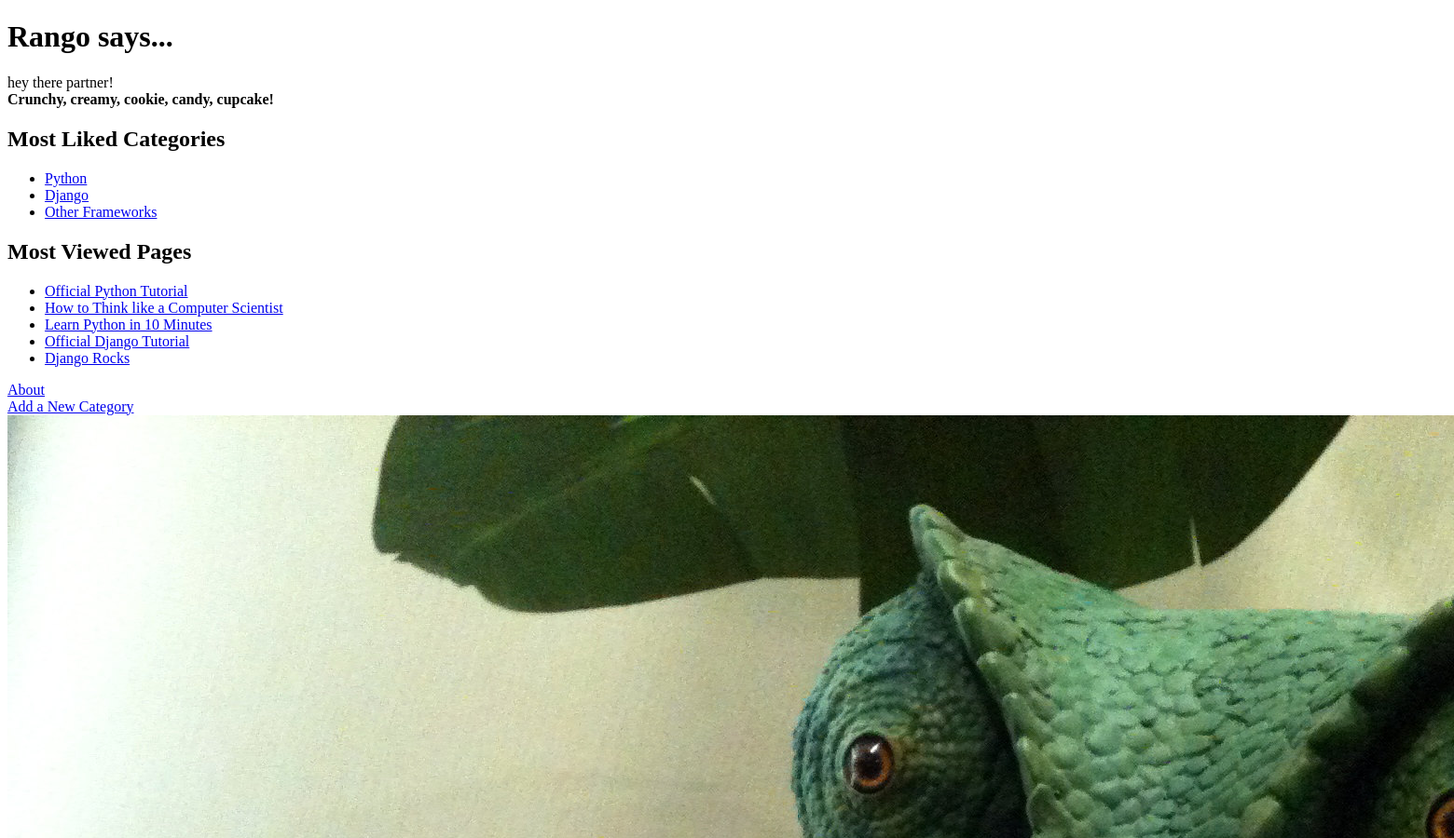
The app's page / (upper part), older data.
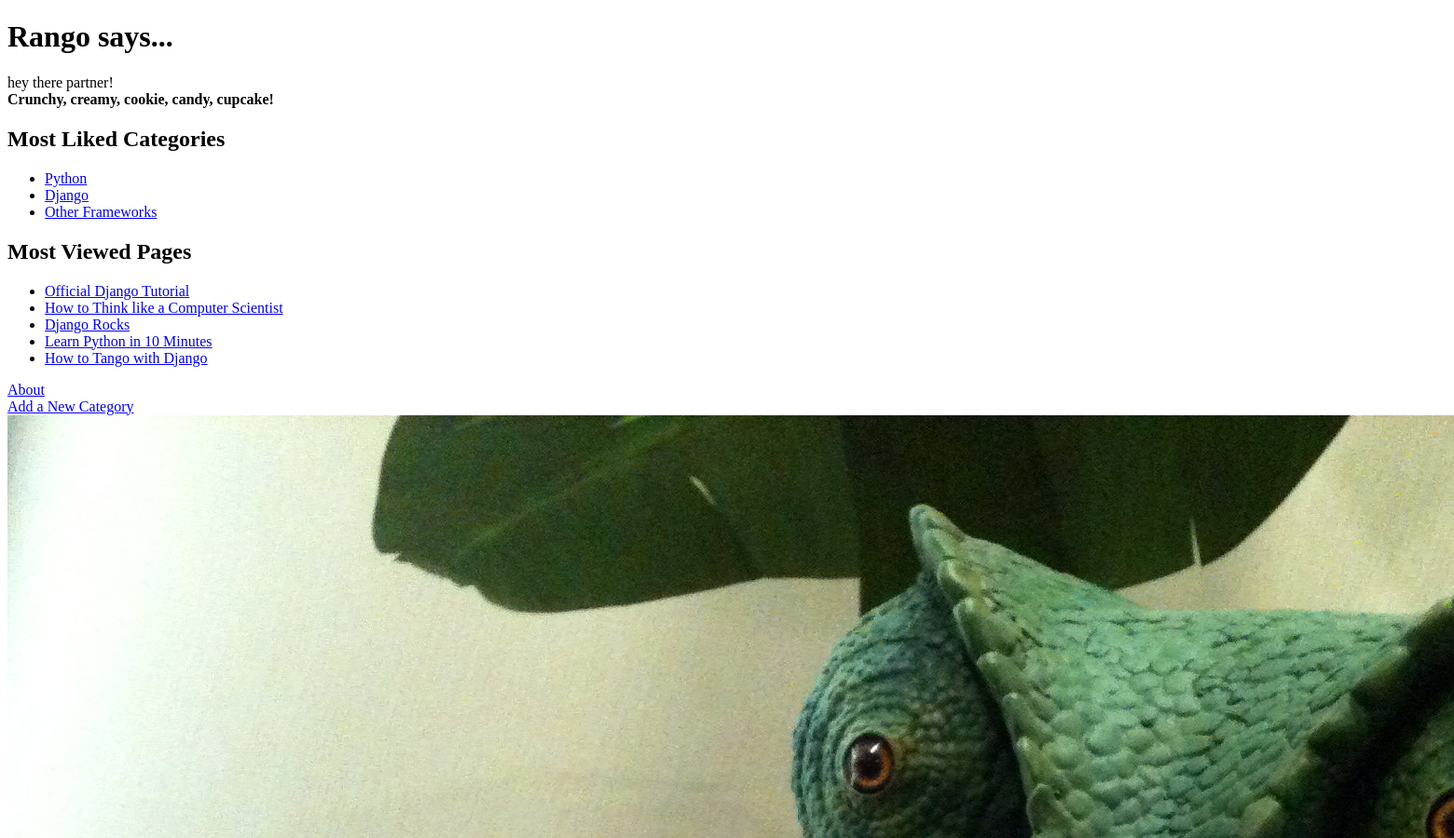
The same page, newer data.
### rango/models.py (models this page shows, shortened)
class Category(models.Model):
    NAME_MAX_LENGTH = 128
    name = models.CharField(max_length=NAME_MAX_LENGTH, unique=True)
    views = models.IntegerField(default=0)
    likes = models.IntegerField(default=0)
    slug = models.SlugField(unique=True)
    class Meta:
        verbose_name_plural = 'Categories'

class Page(models.Model):
    TITLE_MAX_LENGTH = 128
    URL_MAX_LENGTH = 200
    category = models.ForeignKey(Category, on_delete=models.CASCADE)
    title = models.CharField(max_length = TITLE_MAX_LENGTH)
    url = models.URLField()
    views = models.IntegerField(default=0)

### rango/views.py (the view)
# urls.py: path('', views.index, name='index'),
def index(request):
    category_list = Category.objects.order_by('-likes')[:5]
    page_list = Page.objects.order_by('-views')[:5]
    context_dict = {}
    context_dict = {'boldmessage': 'Crunchy, creamy, cookie, candy, cupcake!'}
    context_dict['pages'] = page_list
    context_dict['categories'] = category_list
    return render(request, 'rango/index.html', context=context_dict)

### templates/rango/index.html (shortened to what this page needs)
<!DOCTYPE html>
{% load staticfiles %}
<html>
    <head>
    </head>
    <body>
        <h1>Rango says...</h1>
        <div>
            hey there partner! <br />
            <strong>{{ boldmessage }}</strong><br />
        </div>
        <div>
            <h2>Most Liked Categories</h2>
            {% if categories %}
                 <ul>
                  {% for category in categories %}
                     <li><a href="/rango/category/{{ category.slug }}/">{{ category.name }}</a></li>
                  {% endfor %}
                 </ul>
            {% else %}
             <strong>There are no categories present.</strong>
            {% endif %}
        </div>
        <div>
            <h2>Most Viewed Pages</h2>
            {% if pages %}
                 <ul>
                  {% for page in pages %}
                    <li><a href="{{ page.url }}">{{ page.title }}</a></li>
                  {% endfor %}
                 </ul>
            {% else %}
             <strong>There are no pages present.</strong>
            {% endif %}
        </div>
        <div>
            <a href="/rango/about/">About</a><br />
            <a href="/rango/add_category/">Add a New Category</a><br />
            <img src="{% static 'images/rango.jpg' %}"
            alt="Picture of Rango" />
        </div>
    </body>
</html>

Row changes from the older to the newer data that the page shows:
no longer on this page (row edited): Page: title "Official Python Tutorial"
changed Page "Official Django Tutorial": moves up the list
changed Page "Django Rocks": moves up the list
now on this page (row edited): Page: title "How to Tango with Django"
